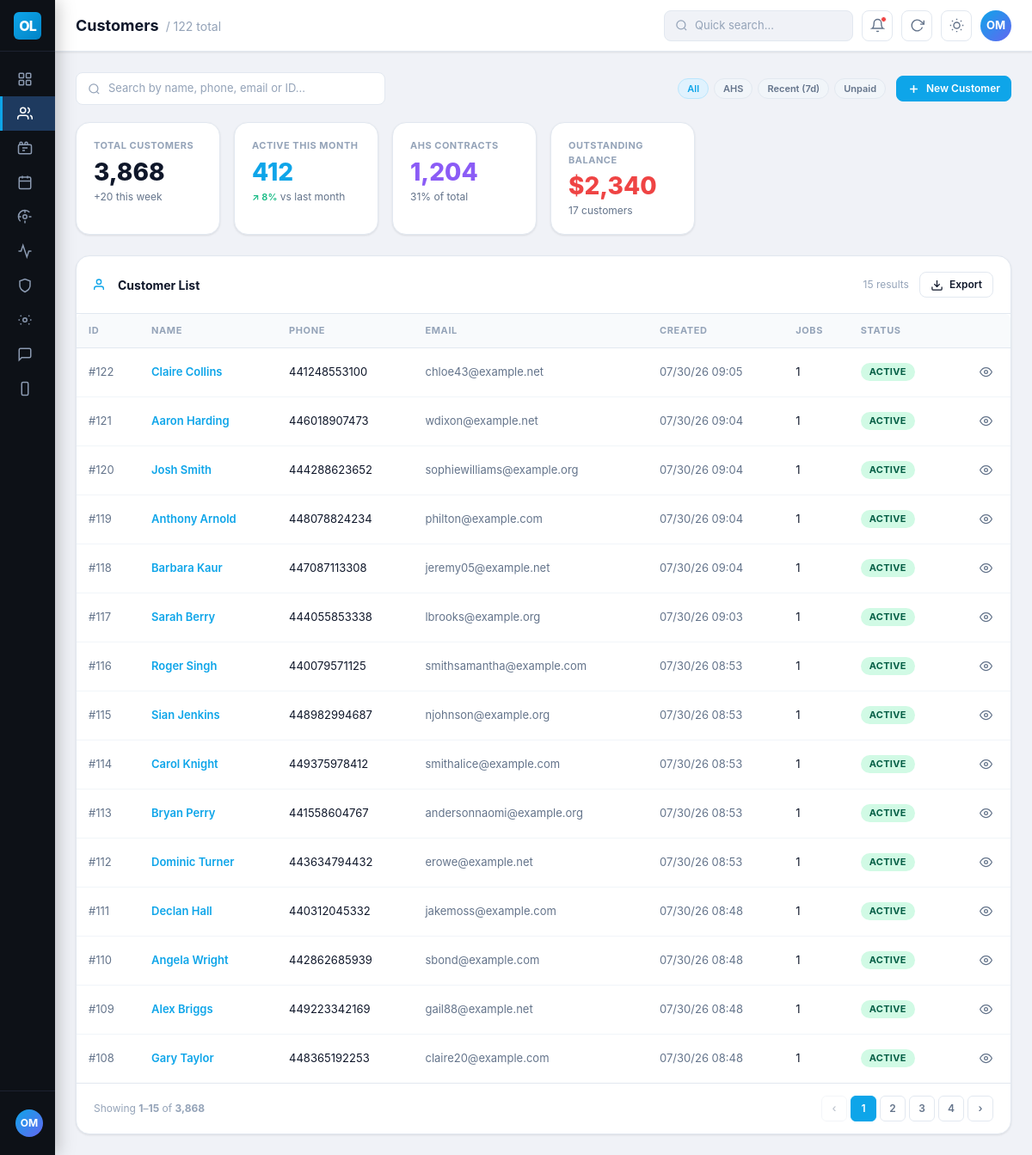
The page / on the database its author committed.
### ops_app/models.py (models this page shows, shortened)
class Customer(models.Model):
    first_name = models.CharField(max_length=255)
    last_name = models.CharField(max_length=255)
    full_name = models.CharField(max_length=255)
    customer_id = models.CharField(max_length=50, blank=True, null=True)
    extracted_id = models.CharField(max_length=50, blank=True, null=True)
    invoice_id = models.CharField(max_length=50, blank=True, null=True)
    tech_id = models.CharField(max_length=50, blank=True, null=True)
    auth_url = models.TextField(blank=True, null=True)
    second_auth_url = models.TextField(blank=True, null=True)
    first_phone = models.CharField(max_length=50, blank=True, null=True)
    the_second_phone = models.CharField(max_length=50, blank=True, null=True)
    secondary_contact = models.CharField(max_length=300, blank=True, null=True)
    message_to_number = models.CharField(max_length=300, blank=True, null=True)
    invoice_id = models.CharField(max_length=50, blank=True, null=True)
    email = models.EmailField(blank=True, null=True)
    address = models.CharField(max_length=300, blank=True, null=True)
    unit = models.CharField(max_length=300, blank=True, null=True)
    city = models.CharField(max_length=50, blank=True, null=True)
    state = models.CharField(max_length=50, blank=True, null=True)
    zip_code = models.CharField(max_length=50, blank=True, null=True)
    location_id = models.CharField(max_length=50, blank=True, null=True)
    latitude = models.FloatField(null=True, blank=True)
    longitude = models.FloatField(null=True, blank=True)
    job_id = models.CharField(max_length=50, blank=True, null=True)
    order_id_1 = models.CharField(max_length=255, blank=True, null=True)
    order_id_2 = models.CharField(max_length=255, blank=True, null=True)
    order_id_3 = models.CharField(max_length=255, blank=True, null=True)
    tracking_id_1 = models.CharField(max_length=255, blank=True, null=True)
    track_1_scanned = models.BooleanField(default=False)
    one_last_scanned = models.BooleanField(default=False)
    tracking_id_2 = models.CharField(max_length=255, blank=True, null=True)
    track_2_scanned = models.BooleanField(default=False)
    two_last_scanned = models.BooleanField(default=False)
    tracking_id_3 = models.CharField(max_length=255, blank=True, null=True)
    track_3_scanned = models.BooleanField(default=False)
    three_last_scanned = models.BooleanField(default=False)
    total_item = models.TextField(blank=True, null=True)
    customer_notes = models.TextField(blank=True, null=True)
    scanned = models.BooleanField(default=False)
    scanned_date = models.DateTimeField(auto_now_add=True)
    provider = models.CharField(max_length=50, blank=True, null=True)
    type = models.CharField(max_length=50, blank=True, null=True)
    date_added = models.DateTimeField(auto_now_add=True)
    @property
    def formatted_phone(self):
        if not self.first_phone:
            return ""
        x_str = str(self.first_phone)
        if len(x_str) == 10:
            return f"({x_str[:3]}) {x_str[3:6]}-{x_str[6:]}"
        return self.first_phone

### ops_app/views.py (the view)
# urls.py: path('', views.list_customers, name='customers'),
def list_customers(request):
    customers = Customer.objects.all().order_by("-id")[:15]
    customer_count = Customer.objects.count()
    context={
    	"customers":customers,
    	"customer_count":customer_count
    }
    return render(request, "customer/customer_list.html", context)

### ops_app/templates/customer/customer_list.html (shortened to what this page needs)
<!DOCTYPE html>
{% load static %}
<html lang="en">
<head>
  <link rel="stylesheet" href="{% static 'css/app.css' %}">
</head>
<body>
<div class="app-layout">
  <div class="main-content">
    <div id="topbar-mount"></div>
    <main class="page">
      <div class="filter-bar">
        <div class="search-field">
          <svg viewBox="0 0 24 24" fill="none" stroke="currentColor" stroke-width="2"><circle cx="11" cy="11" r="8"/><line x1="21" y1="21" x2="16.65" y2="16.65"/></svg>
          <input type="text" id="search-input" placeholder="Search by name, phone, email or ID..." oninput="filterCustomers()">
        </div>
        <div class="chip-list" style="margin-left:auto">
          <button class="chip active" data-filter="all" onclick="setFilter('all')">All</button>
          <button class="chip" data-filter="ahs" onclick="setFilter('ahs')">AHS</button>
          <button class="chip" data-filter="recent" onclick="setFilter('recent')">Recent (7d)</button>
          <button class="chip" data-filter="unpaid" onclick="setFilter('unpaid')">Unpaid</button>
        </div>
        <button class="btn btn-primary btn-sm" onclick="openNewCustomerModal()">
          <svg viewBox="0 0 24 24" fill="none" stroke="currentColor" stroke-width="2.5"><line x1="12" y1="5" x2="12" y2="19"/><line x1="5" y1="12" x2="19" y2="12"/></svg>
          New Customer
        </button>
      </div>
      <div class="stats-row">
        <div class="stat-card">
          <div class="stat-label">Total Customers</div>
          <div class="stat-value">3,868</div>
          <div class="stat-sub">+20 this week</div>
        </div>
        <div class="stat-card">
          <div class="stat-label">Active This Month</div>
          <div class="stat-value" style="color:var(--accent)">412</div>
          <div class="stat-sub"><span class="stat-trend up">&#8599; 8%</span> vs last month</div>
        </div>
        <div class="stat-card">
          <div class="stat-label">AHS Contracts</div>
          <div class="stat-value" style="color:var(--purple)">1,204</div>
          <div class="stat-sub">31% of total</div>
        </div>
        <div class="stat-card">
          <div class="stat-label">Outstanding Balance</div>
          <div class="stat-value" style="color:var(--red)">$2,340</div>
          <div class="stat-sub">17 customers</div>
        </div>
      </div>
      <div class="card">
        <div class="card-header">
          <svg width="16" height="16" viewBox="0 0 24 24" fill="none" stroke="var(--accent)" stroke-width="2"><path d="M17 21v-2a4 4 0 0 0-4-4H5a4 4 0 0 0-4 4v2"/><circle cx="9" cy="7" r="4"/></svg>
          <span class="card-title">Customer List</span>
          <span style="font-size:12px;color:var(--text-muted)" id="result-count">20 results</span>
          <button class="btn btn-outline btn-sm">
            <svg viewBox="0 0 24 24" fill="none" stroke="currentColor" stroke-width="2"><path d="M21 15v4a2 2 0 0 1-2 2H5a2 2 0 0 1-2-2v-4"/><polyline points="7 10 12 15 17 10"/><line x1="12" y1="15" x2="12" y2="3"/></svg>
            Export
          </button>
        </div>
        <div style="overflow-x:auto">
          <table class="data-table">
            <thead>
              <tr>
                <th>ID</th>
                <th>Name</th>
                <th>Phone</th>
                <th>Email</th>
                <th>Created</th>
                <th>Jobs</th>
                <th>Status</th>
                <th></th>
              </tr>
            </thead>
            <tbody id="customers-tbody">
                {% for c in customers %}
                <tr>
                    <td class="td-muted">#{{ c.id }}</td>
                    <td>
                        <a href="{% url 'customer_details' c.id %}" class="td-link">
                            {{ c.full_name }}
                        </a>
                    </td>
                    <td>{{ c.formatted_phone }}</td>
                    <td class="td-muted">
                        {{ c.email|default:"-" }}
                    </td>
                    <td class="td-muted">
                        {{ c.date_added|date:"m/d/y H:i" }}
                    </td>
                    <td>{{ c.jobs.count }}</td>
                    <td>
                        {% if c.is_unpaid %}
                            <span class="badge badge-unpaid">UNPAID</span>
                        {% else %}
                            <span class="badge badge-active">ACTIVE</span>
                        {% endif %}
                    </td>
                    <td style="text-align:right">
                        <button
                            class="btn btn-ghost btn-sm btn-icon"
                            onclick="location.href='{% url 'customer_details' c.id %}'">
                            <svg viewBox="0 0 24 24" fill="none" stroke="currentColor" stroke-width="2">
                                <path d="M1 12s4-8 11-8 11 8 11 8-4 8-11 8-11-8-11-8z"/>
                                <circle cx="12" cy="12" r="3"/>
                            </svg>
                        </button>
                    </td>
                </tr>
                {% empty %}
                <tr>
                    <td colspan="8" style="text-align:center;padding:30px;">
                        No customers found.
                    </td>
                </tr>
                {% endfor %}
            </tbody>
          </table>
        </div>
        <div class="pagination">
          <div class="pagination-info">Showing <strong id="page-start">1</strong>–<strong id="page-end">20</strong> of <strong>3,868</strong></div>
          <div class="pagination-controls">
            <button class="page-btn" disabled>&#8249;</button>
            <button class="page-btn active">1</button>
            <button class="page-btn">2</button>
            <button class="page-btn">3</button>
            <button class="page-btn">4</button>
            <button class="page-btn">&#8250;</button>
          </div>
        </div>
      </div>
    </main>
  </div>
</div>
</body>
</html>

### rows shown on the page
Customer: id "122", full_name "Claire Collins", formatted_phone "441248553100", email "chloe43@example.net", date_added "07/30/26 09:05", jobs.count "1"
Customer: id "121", full_name "Aaron Harding", formatted_phone "446018907473", email "wdixon@example.net", date_added "07/30/26 09:04", jobs.count "1"
Customer: id "120", full_name "Josh Smith", formatted_phone "444288623652", email "sophiewilliams@example.org", date_added "07/30/26 09:04", jobs.count "1"
Customer: id "119", full_name "Anthony Arnold", formatted_phone "448078824234", email "philton@example.com", date_added "07/30/26 09:04", jobs.count "1"
Customer: id "118", full_name "Barbara Kaur", formatted_phone "447087113308", email "jeremy05@example.net", date_added "07/30/26 09:04", jobs.count "1"
Customer: id "117", full_name "Sarah Berry", formatted_phone "444055853338", email "lbrooks@example.org", date_added "07/30/26 09:03", jobs.count "1"
Customer: id "116", full_name "Roger Singh", formatted_phone "440079571125", email "smithsamantha@example.com", date_added "07/30/26 08:53", jobs.count "1"
Customer: id "115", full_name "Sian Jenkins", formatted_phone "448982994687", email "njohnson@example.org", date_added "07/30/26 08:53", jobs.count "1"
Customer: id "114", full_name "Carol Knight", formatted_phone "449375978412", email "smithalice@example.com", date_added "07/30/26 08:53", jobs.count "1"
Customer: id "113", full_name "Bryan Perry", formatted_phone "441558604767", email "andersonnaomi@example.org", date_added "07/30/26 08:53", jobs.count "1"
Customer: id "112", full_name "Dominic Turner", formatted_phone "443634794432", email "erowe@example.net", date_added "07/30/26 08:53", jobs.count "1"
Customer: id "111", full_name "Declan Hall", formatted_phone "440312045332", email "jakemoss@example.com", date_added "07/30/26 08:48", jobs.count "1"
Customer: id "110", full_name "Angela Wright", formatted_phone "442862685939", email "sbond@example.com", date_added "07/30/26 08:48", jobs.count "1"
Customer: id "109", full_name "Alex Briggs", formatted_phone "449223342169", email "gail88@example.net", date_added "07/30/26 08:48", jobs.count "1"
Customer: id "108", full_name "Gary Taylor", formatted_phone "448365192253", email "claire20@example.com", date_added "07/30/26 08:48", jobs.count "1"
